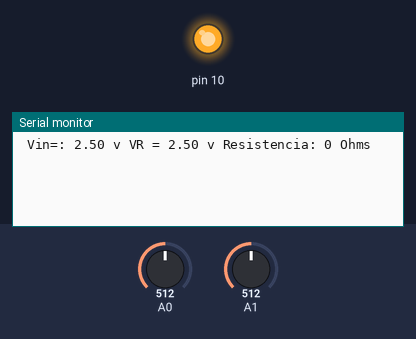
Bench run of a sketch on a simulated Arduino Uno, built with avr-gcc and run on an emulated ATmega328P. Parts: output pins drawn as LEDs (lit = HIGH), the last lines printed to the serial monitor. The inputs (shaded band) are chosen by the test bench; at power-on: A0 = 512, A1 = 512.

Above: at 1.2 s.
1.3 s: A0 set to 528
At 2.4 s:
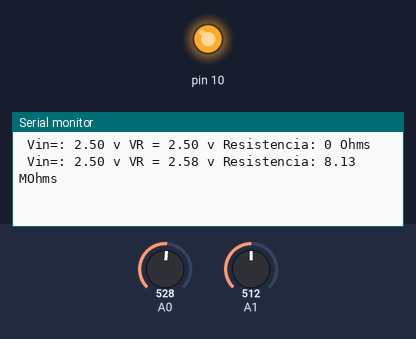
4.3 s: A1 set to 535
At 5.6 s:
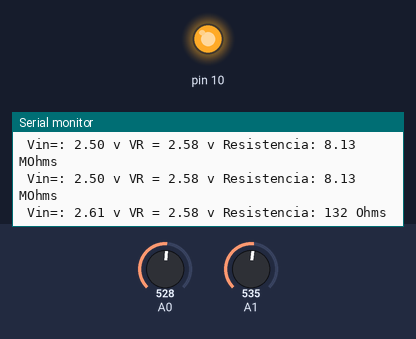
5.8 s: A1 set to 572
At 6.7 s:
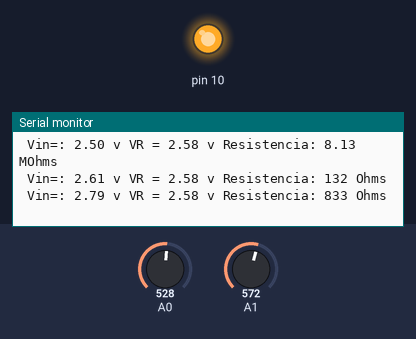
7.3 s: A1 set to 588
At 8.8 s:
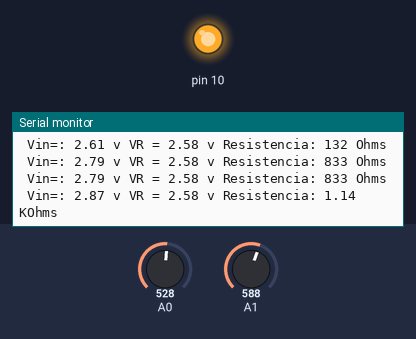
Timing chart, 0 to 10.3 s (numbered marks = the images above; inputs shaded):
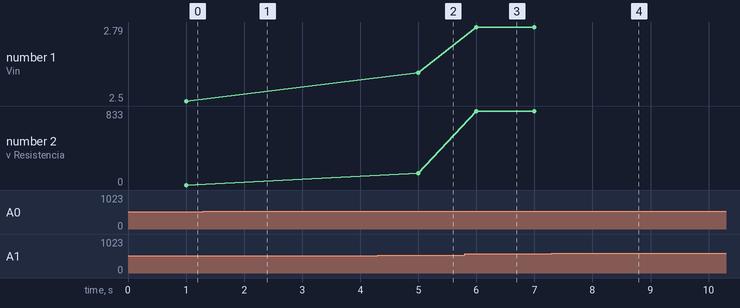

Measured:
- the behaviour switches between 512 and 513 on A0 (found by bisection; images 0 and 1)
- the behaviour switches between 527 and 528 on A1 (found by bisection; images 1 and 2)
- the behaviour switches between 579 and 580 on A1 (found by bisection; images 3 and 4)
- after the input at 1.3 s, the serial monitor: prints a new line after 0.70 s (image 1)
- after the input at 4.3 s, the serial monitor: prints a new line after 0.70 s (image 2)
- after the input at 5.8 s, the serial monitor: prints a new line after 0.20 s (image 3)
- after the input at 7.3 s, the serial monitor: prints a new line after 0.70 s (image 4)
- plotted number 1: 2.5 → 2.61 after the input at 4.3 s, 2.61 → 2.79 after the input at 5.8 s

The sketch:

Ohmetro.ino
```cpp
#include <TimerOne.h>


#define RESISTENCIA  10000     // Valor de la resistencia para los cálculos


uint32_t R;
uint32_t VR;
uint32_t V0;
volatile uint8_t mostrar = 0;

void setup() {

    pinMode(10, OUTPUT);
  digitalWrite(10, HIGH);
    Serial.begin(115200);
    /*
     * Configuramos el Timer 1 con interrupciones cada 1 segundo
     * para actualizar los datos en pantalla.
     */
    Timer1.initialize(1000000);
    Timer1.attachInterrupt(timer_isr);
}

void loop() {

  VR = analogRead(A0) ;
  V0 = analogRead(A1) ;
  R = RESISTENCIA*(V0-VR)/VR ;

  if (mostrar == 1)   // Si pasó 1 segundo, actualizamos datos en pantalla
  {

    Serial.print(" Vin=: " );
    Serial.print(((float)V0/1024)*5);
    Serial.print(" v" );
    Serial.print(" VR = " );
    Serial.print(((float)VR/1024)*5);
    Serial.print(" v" );
    Serial.print(" Resistencia: " );


  if (R < 980)   // Autorango.
  {
       Serial.print(R);
       Serial.println(" Ohms");
  }
    if (R >= 980 && R <1000000)   // Autorango
  {
       Serial.print((float)R/1000);  // Convierto a float y divido por 1000 para sacar el factor de escala
       Serial.println(" KOhms");
  }
      if (R >= 1000000)   // Autorango. Si es mayor a 0,98uF muestro en uF. Sino muestro en nF
  {
       Serial.print((float)R/1000000);  // Convierto a float y divido por 1000 para sacar el factor de escala
       Serial.println(" MOhms");
  }


    Serial.println();
    mostrar = 0;
  }

}

/*
 * Interrupción del Timer 1 cada 1 segundo para actualizar los datos en la pantalla
 */

void timer_isr(void)
{
  mostrar = 1;
}
```
